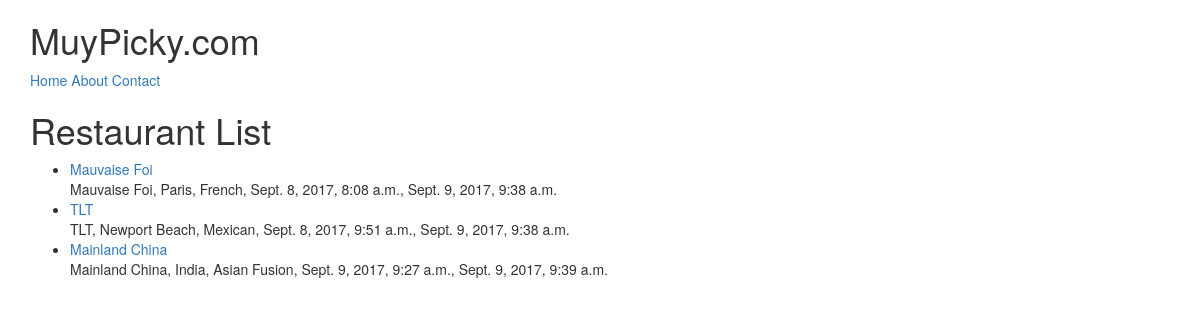
The page /restaurants/ on the database its author committed.
### restaurants/models.py (models this page shows, shortened)
class RestaurantLocation(models.Model):
	name     	= models.CharField(max_length=120)
	location 	= models.CharField(max_length=120, null=True, blank=True)
	category 	= models.CharField(max_length=120, null=True, blank=True)
	timestamp 	= models.DateTimeField(auto_now_add=True)
	updated   	= models.DateTimeField(auto_now=True)
	slug 		= models.SlugField(null=True, blank=True)
	def __str__(self):
		return self.name

### restaurants/views.py (the view)
# urls.py: url(r'^restaurants/$', RestaurantListView.as_view()),
class RestaurantListView(ListView):
	def get_queryset(self):
		print(self.kwargs)
		slug = self.kwargs.get("slug")
		if slug:
			queryset = RestaurantLocation.objects.filter(
				Q(category__iexact=slug) |  Q(category__icontains=slug)
				)
		else:
			queryset = RestaurantLocation.objects.all()
		return queryset

### restaurants/templates/restaurants/restaurantlocation_list.html (shortened to what this page needs)
{% extends "base.html" %}
{% block content %}
<h1>Restaurant List</h1>
<ul>
{% for obj in object_list %}
<li>
<a href='/restaurants/{{ obj.slug }}/'>
{{obj}}
</a><br>
{{ obj.name }}, {{obj.location}}, {{obj.category}}, {{obj.timestamp}}, {{obj.updated}}
</li>
{% endfor %}
</ul>
{% endblock %}

### templates/base.html (shortened to what this page needs)
<!DOCTYPE HTML>
	<html lang=en>
	<head>
	{% include 'snippets/css.html' %}
	</head>
	<body>
	{% include 'snippets/nav.html' %}
	<div class="container">
	{% block content %}{% endblock content %}
	</div>
</body>
</html>

### templates/snippets/css.html (shortened to what this page needs)
<link rel="stylesheet" href="https://maxcdn.bootstrapcdn.com/bootstrap/3.3.7/css/bootstrap.min.css">
<link rel="stylesheet" href="https://maxcdn.bootstrapcdn.com/bootstrap/3.3.7/css/bootstrap-theme.min.css">

### templates/snippets/nav.html
<div class='container'>
<h1>MuyPicky.com</h1>
<a href='/'>Home</a>
<a href='/about/'>About</a>
<a href='/contact/'>Contact</a>
</div>

### rows shown on the page
RestaurantLocation: name "Mauvaise Foi", location "Paris", category "French", timestamp "Sept. 8, 2017, 8:08 a.m.", updated "Sept. 9, 2017, 9:38 a.m."
RestaurantLocation: name "TLT", location "Newport Beach", category "Mexican", timestamp "Sept. 8, 2017, 9:51 a.m.", updated "Sept. 9, 2017, 9:38 a.m."
RestaurantLocation: name "Mainland China", location "India", category "Asian Fusion", timestamp "Sept. 9, 2017, 9:27 a.m.", updated "Sept. 9, 2017, 9:39 a.m."
